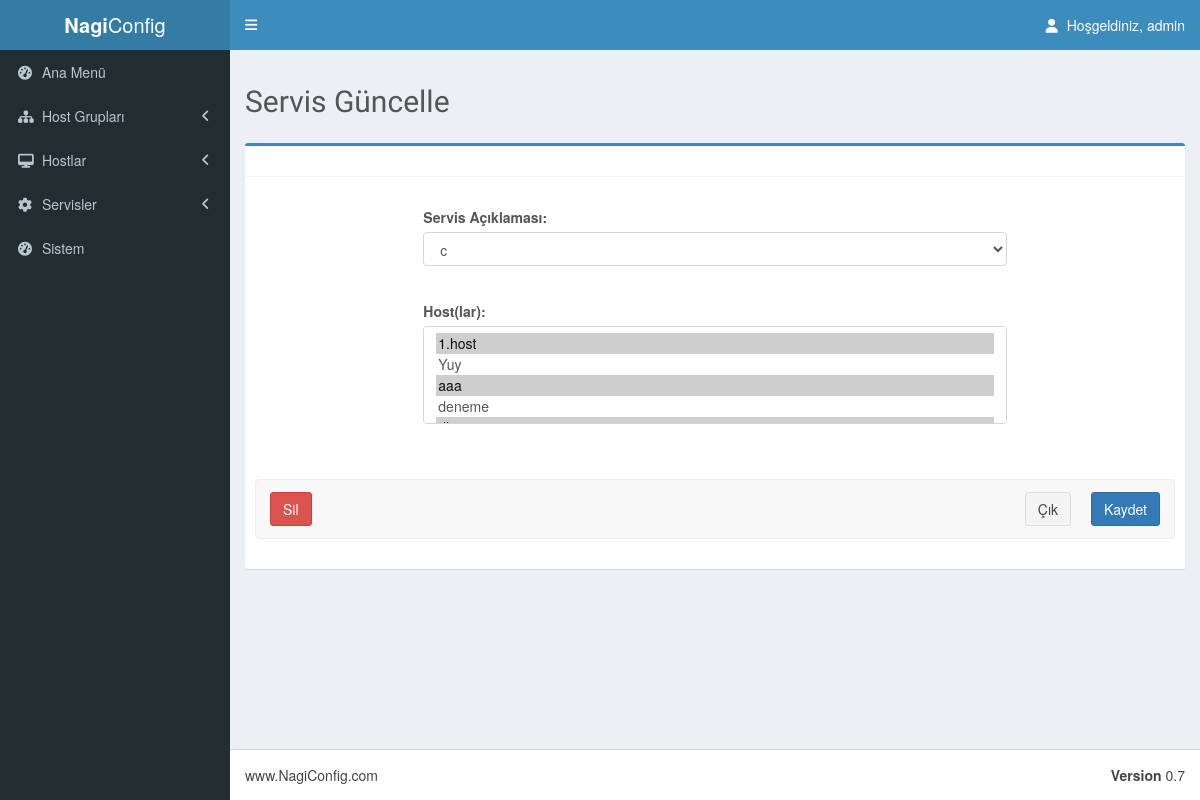
Before: /service_update/5/ (signed in) with the older database file.
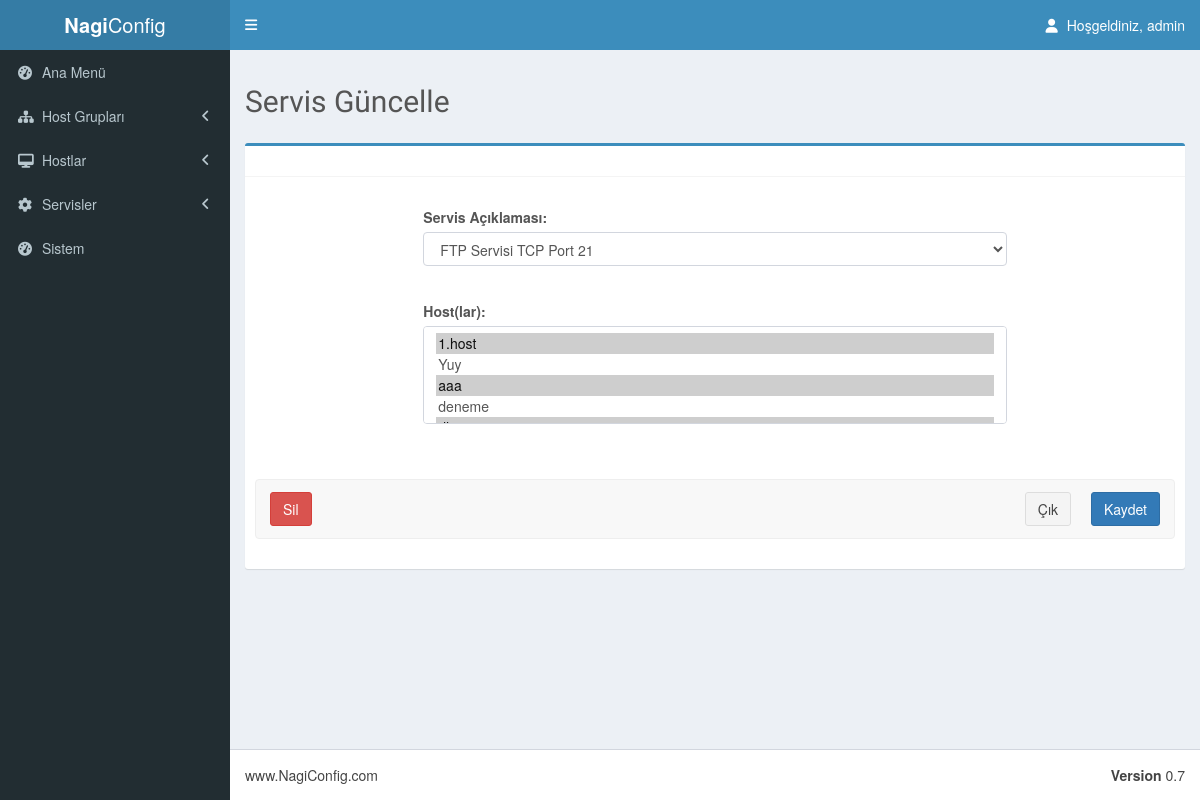
After: the same page with the newer database file.
### services/models.py (models this page shows, shortened)
class Services(models.Model):
    service_description = models.ForeignKey('ServiceCommand', on_delete=models.CASCADE, unique=True)
    hosts = models.ManyToManyField('hosts.Hosts')

### services/views.py (the view)
# urls.py: path('service_update/<int:id>/', service_update),
@login_required()
def service_update(request, id):
    update = "yes" # sil butonu olmaması için.
    s = get_object_or_404(Services, id=id)
    form = ServiceForm(request.POST or None, instance=s) # formu doldur
    if form.is_valid():
        form.save()
        messages.success(request, 'Güncelleme başarılı.', extra_tags='alert-success')
        return redirect('/services_index/') # kayıtdan sonra buraya dön
    context = {
        'form'   : form,
        'title'  : 'Servis Güncelle',
        'update' : 'yes',
        'id'     : id,
        }
    return render(request, 'service_form.html', context)

### services/forms.py
class ServiceForm(forms.ModelForm):
    service_description = forms.ModelChoiceField(
    to_field_name='id',
    widget=forms.Select(attrs={'class': 'form-control  select2', 'data-placeholder': '  Servis komutu seçiniz...'}),
    queryset=ServiceCommand.objects.all().order_by('command_description'),
    label='Servis Açıklaması',
    )
    hosts = forms.ModelMultipleChoiceField(
        to_field_name='id',
        widget=forms.SelectMultiple(attrs={'class': 'form-control select2', 'data-placeholder': '  Host seçiniz...'}),
        queryset=Hosts.objects.all().order_by('host_name'),
        label='Host(lar)',
        )
    class Meta:
        model = Services
        fields = [
            'service_description',
            'hosts',
        ]

### hosts/models.py (called while the page is built)
    def __str__(self):
        return self.host_name

### services/models.py (called while the page is built)
    def __str__(self):
        return self.command_description

### templates/service_form.html (shortened to what this page needs)
{% extends 'base.html' %}
{% block content %}
<section class="content-header">
  <h2>
    {{ title }}
  </h2>
</section>
<section class="content">
  <div class="row">
    <div class="col-md-12">
      <div class="box box-primary">
        <div class="box-header with-border">
        </div>
        <div class="box-body">
          <form role="form" method="post">
            <div class="col-md-2"></div>
            <div class="col-md-8">
              {% for field in form %}
              <br>
              <div class="form-group">
                {{ field.label_tag }}
                {{ field }}
              </div>
              {% endfor %}
            </div>
            <div class="col-md-2"></div>
            <div class="submit-row col-md-12">
              {% if update  == "yes" %}
              <a class="pull-left" href="/service_delete/{{ id }}">
                <button type="button" class="btn btn-block btn-danger">Sil</button>
              </a>
              {% endif %}
              <input style="margin-left: 20px;" class="btn btn-primary pull-right" type="submit" value="Kaydet">
              <a class="pull-right" href="/services_index">
                <button type="button" class="btn btn-block btn-default">Çık</button>
              </a>
            </div>
          </form>
        </div>
      </div>
    </div>
  </div>
</section>
{% endblock %}

Changed rows visible on the page:
changed Services: service_description "c" → "FTP Servisi TCP Port 21"
